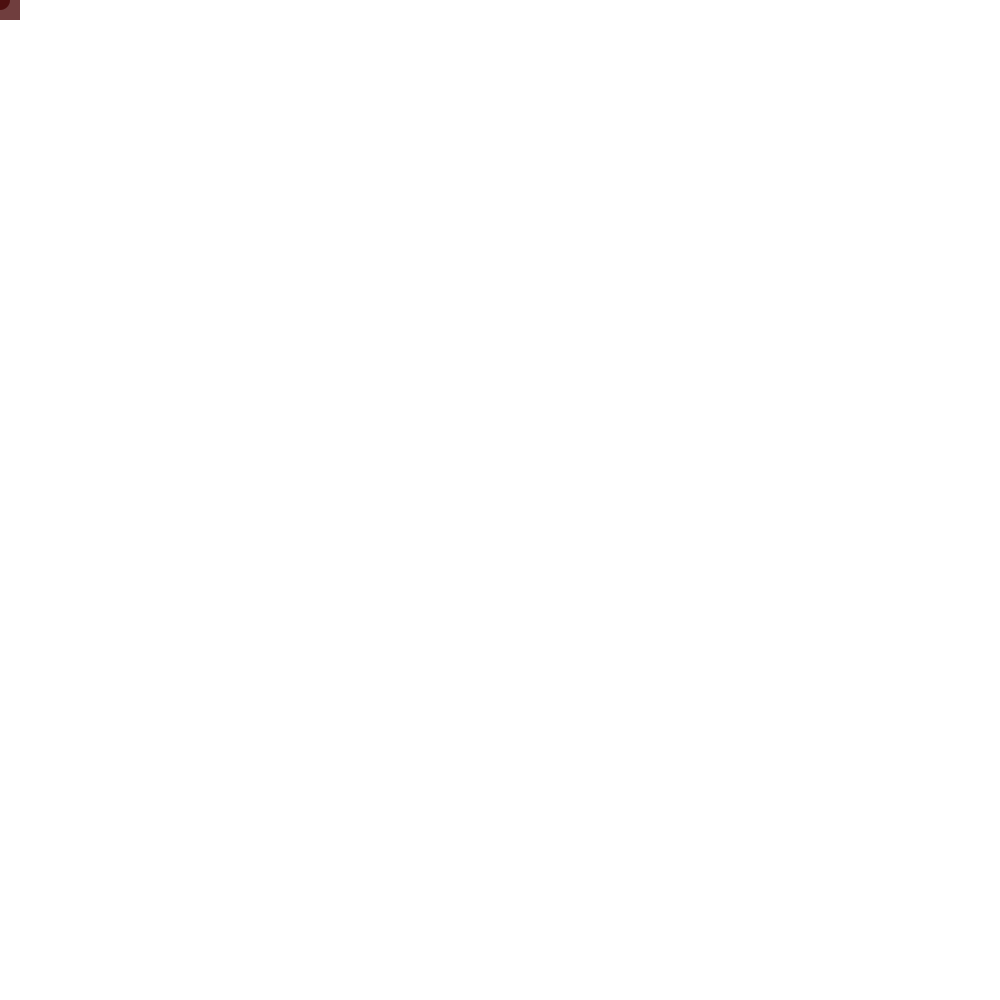
Frame 1 (no input)
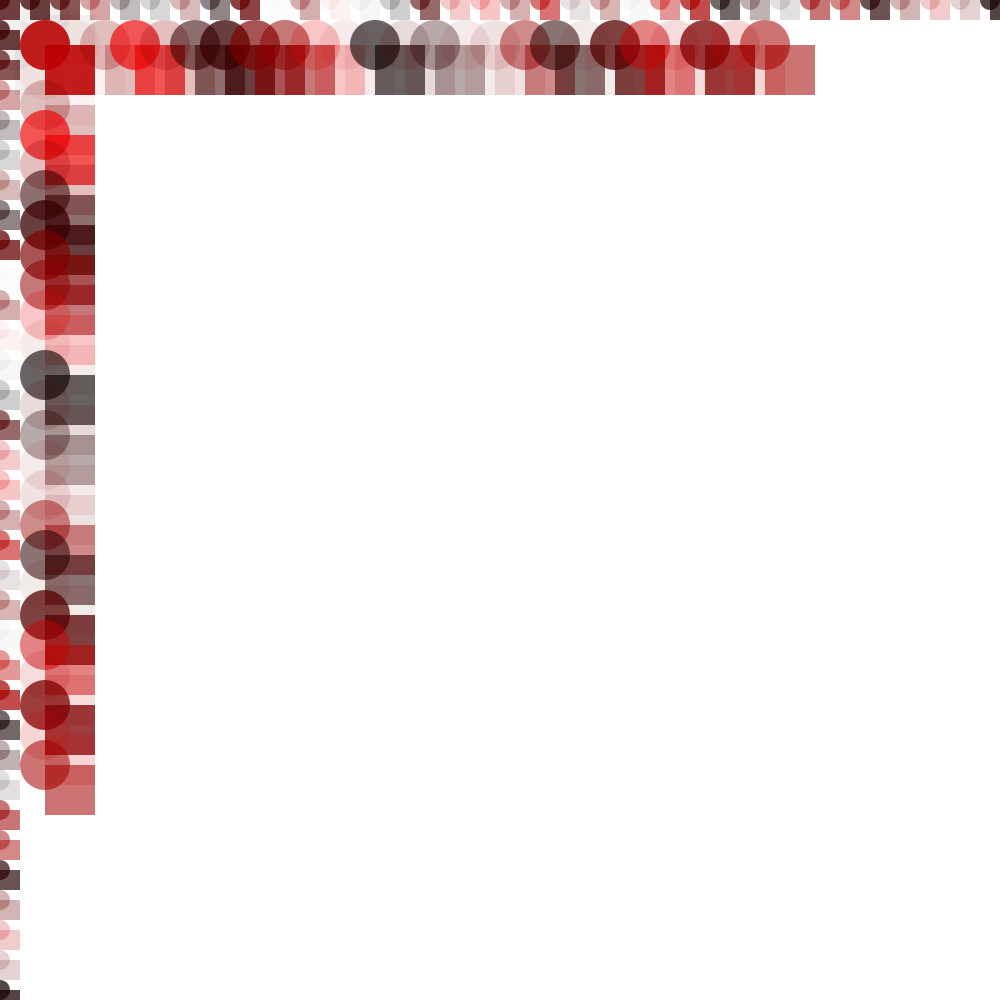
Frame 60 (the mouse pressed at the canvas centre just before this capture)
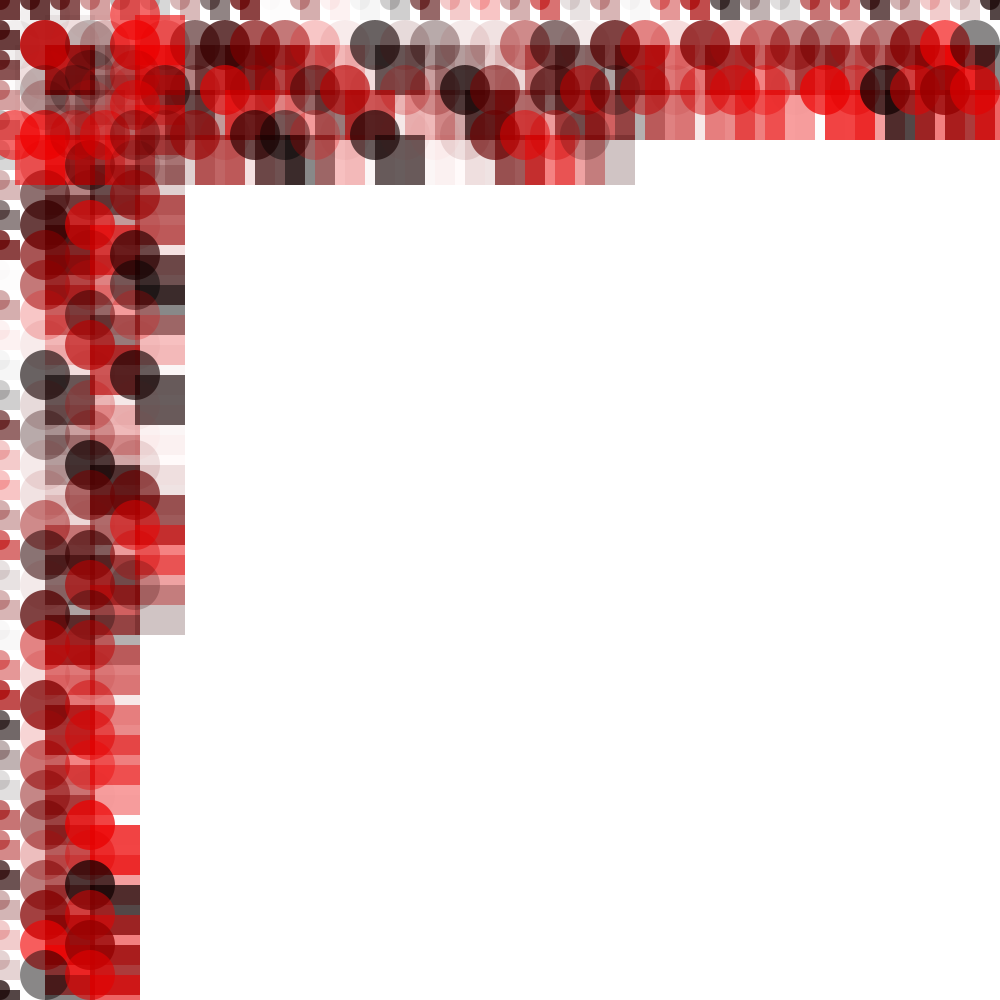
Frame 120 (the mouse held since frame 60 and released just before this capture)

The Processing sketch that drew these frames (run headless with seeded random() and noise(); from frame 60 on, the mouse is pressed at the canvas centre):

// Processing sketch: processing_32433
// ── processing_32433.pde

//import processing.pdf.*;

float rr = 200;
float gg = 0;
float bb = 0;
float trans = 100;
float x = 0;
float y = 0;
float diam = 20;

void setup(){

 size (1000, 1000);
// beginRecord(PDF, "code8.pdf");
 background (255);
 smooth();
 frameRate(2000);
}

void draw ()
{
  trans = random(200);
  bb = random(0);
  gg = random(0);
  rr = random(255);
 
  noStroke();
  fill(rr,gg,bb,trans);
ellipse (x, y, diam, diam);
rect(y,x,diam , diam);
ellipse (y, x, diam, diam);
rect(x,y,diam , diam);
  
   x = x +30;
   
   if(x > 1000){
     y = y+45;
     x = 15;
     diam = 50;
   }
 //   if(y > 1000) {
  //  noLoop();
 //   endRecord();
 //   }
}
